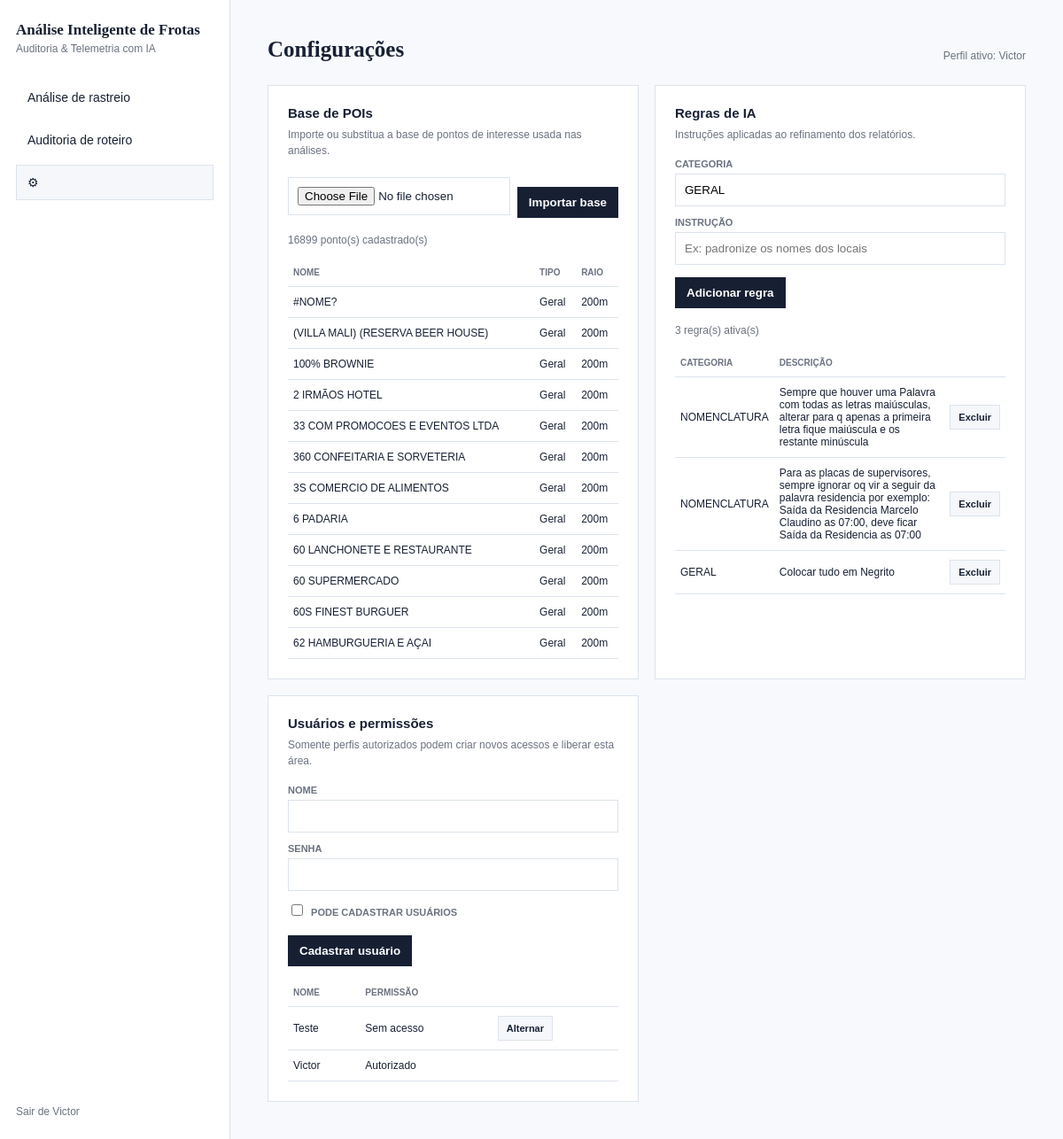
Screenshot of /configuracoes (signed in) with the database file from the repository.
### tables this page shows
CREATE TABLE usuarios (
                id TEXT PRIMARY KEY,
                nome TEXT NOT NULL UNIQUE COLLATE NOCASE,
                senha_hash TEXT NOT NULL,
                pode_cadastrar_usuarios INTEGER NOT NULL DEFAULT 0,
                ativo INTEGER NOT NULL DEFAULT 1,
                criado_em TIMESTAMP DEFAULT CURRENT_TIMESTAMP
            );

### app.py (the view, shortened to what this page needs)
@app.route("/configuracoes", methods=["GET", "POST"])
@_login_required
def configuracoes():
    usuario = _usuario_atual()
    conn = _get_db_connection()
    try:
        usuarios = [dict(row) for row in conn.execute(
            "SELECT id, nome, pode_cadastrar_usuarios, ativo FROM usuarios ORDER BY nome COLLATE NOCASE"
        ).fetchall()]
    finally:
        conn.close()
    return render_template("configuracoes.html", usuarios=usuarios)

### app.py (called while the page is built, shortened)
def _persistent_data_dir() -> str:
    if getattr(sys, "frozen", False):
        return os.path.dirname(os.path.abspath(sys.executable))
    return os.path.dirname(os.path.abspath(__file__))

def _get_db_connection():
    db_path = os.path.join(_persistent_data_dir(), "poi_store.db")
    conn = sqlite3.connect(db_path)
    conn.row_factory = sqlite3.Row
    conn.execute("PRAGMA journal_mode=WAL;")
    conn.execute("PRAGMA synchronous=NORMAL;")
    conn.execute("PRAGMA foreign_keys = ON;")
    return conn

def _usuario_atual() -> dict[str, Any] | None:
    usuario_id = session.get("usuario_id")
    if not usuario_id:
        return None
    conn = _get_db_connection()
    try:
        row = conn.execute(
            "SELECT id, nome, pode_cadastrar_usuarios FROM usuarios WHERE id = ? AND ativo = 1",
            (usuario_id,),
        ).fetchone()
    finally:
        conn.close()
    return dict(row) if row else None

def _login_required(view):
    @wraps(view)
    def wrapped(*args, **kwargs):
        if _usuario_atual() is None:
            return redirect(url_for("login", proxima=request.path))
        return view(*args, **kwargs)
    return wrapped

def _get_regras_ativas() -> list[dict[str, Any]]:
    global _REGRAS_CACHE
    with _CACHE_LOCK:
        if _REGRAS_CACHE is not None:
            return list(_REGRAS_CACHE)

@app.context_processor
def inject_globais():
    try:
        pois = _get_saved_pois()
    except Exception:
        pois = []
    try:
        veiculos = _VEICULOS_SERVICE.listar_veiculos()
    except Exception:
        veiculos = []
    return dict(
        regras_salvas=_get_regras_ativas(),
        pois_salvos=pois,
        veiculos_ativos=veiculos,
        usuario_atual=_usuario_atual(),
    )

def _get_saved_pois() -> list[dict[str, object]]:
    global _POIS_CACHE
    with _CACHE_LOCK:
        if _POIS_CACHE is not None:
            return list(_POIS_CACHE)

### veiculos_service.py (called while the page is built)
    def listar_veiculos(self) -> list[dict[str, Any]]:
        return [
            {
                "veiculo_id": v["veiculo_id"],
                "dispositivo_id": v["dispositivo_id"],
                "ultima_posicao": v["ultima_posicao"],
                "ultimo_status": v["ultimo_status"],
            }
            for v in self._veiculos.values()
        ]

### templates/configuracoes.html (shortened to what this page needs)
<!DOCTYPE html>
<html lang="pt-BR">
<head>
</head>
<body>
<aside>
  <h1>Análise Inteligente de Frotas</h1><p>Auditoria & Telemetria com IA</p>
  <nav>
    <a href="/?feature=analysis">Análise de rastreio</a>
    <a href="/auditoria_roteiro">Auditoria de roteiro</a>
    <a href="/configuracoes" class="active" aria-label="Configurações" title="Configurações">&#9881;</a>
  </nav>
  <a class="logout" href="/logout">Sair de {{ usuario_atual.nome }}</a>
</aside>
<main>
  <header><h2>Configurações</h2><span class="user">Perfil ativo: {{ usuario_atual.nome }}</span></header>
  <div class="grid">
    <section>
      <h3>Base de POIs</h3><p class="hint">Importe ou substitua a base de pontos de interesse usada nas análises.</p>
      <form class="upload" method="post" action="/">
        <input type="file" name="arquivo_pois" accept=".csv,.xls,.xlsx" required>
        <button type="submit">Importar base</button>
      </form>
      <div class="count">{{ pois_salvos|length if pois_salvos else 0 }} ponto(s) cadastrado(s)</div>
      {% if pois_salvos %}
      <table><thead><tr><th>Nome</th><th>Tipo</th><th>Raio</th></tr></thead><tbody>{% for poi in pois_salvos[:12] %}<tr><td>{{ poi.nome }}</td><td>{{ poi.tipo }}</td><td>{{ poi.raio_metros|int }}m</td></tr>{% endfor %}</tbody></table>
      {% endif %}
    </section>
    <section>
      <h3>Regras de IA</h3><p class="hint">Instruções aplicadas ao refinamento dos relatórios.</p>
      <form method="post" action="/adicionar_regra_feedback">
        <label for="categoria">Categoria</label><input id="categoria" name="categoria" value="GERAL">
        <label for="descricao_regra">Instrução</label><input id="descricao_regra" name="descricao_regra" placeholder="Ex: padronize os nomes dos locais" required>
        <button type="submit">Adicionar regra</button>
      </form>
      <div class="count">{{ regras_salvas|length if regras_salvas else 0 }} regra(s) ativa(s)</div>
      {% if regras_salvas %}<table><thead><tr><th>Categoria</th><th>Descrição</th><th></th></tr></thead><tbody>{% for regra in regras_salvas %}<tr><td>{{ regra.categoria }}</td><td>{{ regra.descricao }}</td><td><form method="post" action="/excluir_regras"><input type="hidden" name="regra_ids" value="{{ regra.id }}"><button class="secondary" type="submit">Excluir</button></form></td></tr>{% endfor %}</tbody></table>{% endif %}
    </section>
    {% if usuario_atual.pode_cadastrar_usuarios %}
    <section>
      <h3>Usuários e permissões</h3><p class="hint">Somente perfis autorizados podem criar novos acessos e liberar esta área.</p>
      <form method="post">
        <label for="novo_nome">Nome</label><input id="novo_nome" name="nome" required>
        <label for="nova_senha">Senha</label><input id="nova_senha" name="senha" type="password" required>
        <label><input type="checkbox" name="pode_cadastrar_usuarios" value="1" style="width:auto; margin-right:6px;"> Pode cadastrar usuários</label>
        <button type="submit">Cadastrar usuário</button>
      </form>
      <table><thead><tr><th>Nome</th><th>Permissão</th><th></th></tr></thead><tbody>{% for usuario in usuarios %}<tr><td>{{ usuario.nome }}</td><td>{{ 'Autorizado' if usuario.pode_cadastrar_usuarios else 'Sem acesso' }}</td><td>{% if usuario.id != usuario_atual.id %}<form method="post"><input type="hidden" name="acao" value="alternar_permissao"><input type="hidden" name="usuario_id" value="{{ usuario.id }}"><button class="secondary" type="submit">Alternar</button></form>{% endif %}</td></tr>{% endfor %}</tbody></table>
    </section>
    {% endif %}
  </div>
</main>
</body>
</html>

### templates/configuracoes.html (style rules this page uses)
:root { --ink: #172033; --muted: #6b7280; --line: #dce3ec; --soft: #f5f7fa; --accent: #6d3df5; --danger: #b42318; }
* { box-sizing: border-box; }
body { margin: 0; min-height: 100vh; display: flex; background: #f7f9fc; color: var(--ink); font: 14px Arial, sans-serif; }
aside { width: 260px; flex: 0 0 260px; min-height: 100vh; padding: 24px 18px; background: #fff; border-right: 1px solid var(--line); display: flex; flex-direction: column; }
aside h1 { margin: 0 0 4px; font: 700 17px Georgia, serif; }
aside p { margin: 0 0 28px; color: var(--muted); font-size: 12px; }
nav { display: grid; gap: 8px; }
nav a { padding: 11px 12px; color: var(--ink); text-decoration: none; border: 1px solid transparent; }
nav a:hover, nav a.active { background: var(--soft); border-color: var(--line); }
.logout { margin-top: auto; color: var(--muted); text-decoration: none; font-size: 12px; }
main { width: min(1100px, 100%); padding: 42px; }
header { display: flex; justify-content: space-between; align-items: end; margin-bottom: 26px; }
h2 { margin: 0; font: 700 25px Georgia, serif; }
.user { color: var(--muted); font-size: 12px; }
.grid { display: grid; grid-template-columns: repeat(auto-fit, minmax(330px, 1fr)); gap: 18px; }
section { background: #fff; border: 1px solid var(--line); padding: 22px; }
h3 { margin: 0 0 7px; font-size: 15px; }
.hint { margin: 0 0 18px; color: var(--muted); font-size: 12px; line-height: 1.5; }
label { display: block; margin: 12px 0 5px; color: var(--muted); font-size: 11px; font-weight: 700; text-transform: uppercase; }
input { width: 100%; padding: 10px; border: 1px solid var(--line); }
button { margin-top: 14px; padding: 10px 13px; border: 0; background: var(--ink); color: #fff; cursor: pointer; font-weight: 700; }
button.secondary { background: var(--soft); color: var(--ink); border: 1px solid var(--line); margin: 0; padding: 7px 9px; font-size: 11px; }
.upload { display: flex; gap: 8px; align-items: center; flex-wrap: wrap; }
.upload input { flex: 1; min-width: 180px; }
.count { color: var(--muted); font-size: 12px; margin-top: 18px; }
table { width: 100%; border-collapse: collapse; margin-top: 14px; font-size: 12px; }
th, td { padding: 10px 6px; text-align: left; border-bottom: 1px solid var(--line); }
th { color: var(--muted); font-size: 10px; text-transform: uppercase; }

### rows the page displays
usuarios: nome "Victor", pode_cadastrar_usuarios "Autorizado"
usuarios: nome "Teste", pode_cadastrar_usuarios "Sem acesso"

### other values shown
{{ pois_salvos|length if pois_salvos else 0 }} "16899"
{{ poi.nome }} "#NOME?" "(VILLA MALI) (RESERVA BEER HOUSE)" "100% BROWNIE" "2 IRMÃOS HOTEL" "33 COM PROMOCOES E EVENTOS LTDA" "360 CONFEITARIA E SORVETERIA" "3S COMERCIO DE ALIMENTOS" "6 PADARIA" "60 LANCHONETE E RESTAURANTE" "60 SUPERMERCADO" "60S FINEST BURGUER" "62 HAMBURGUERIA E AÇAI"
{{ poi.tipo }} "Geral" "Geral" "Geral" "Geral" "Geral" "Geral" "Geral" "Geral" "Geral" "Geral" "Geral" "Geral"
{{ poi.raio_metros|int }} "200" "200" "200" "200" "200" "200" "200" "200" "200" "200" "200" "200"
{{ regras_salvas|length if regras_salvas else 0 }} "3"
{{ regra.categoria }} "NOMENCLATURA" "NOMENCLATURA" "GERAL"
{{ regra.descricao }} "Sempre que houver uma Palavra com todas as letras maiúsculas, alterar para q apenas a primeira letra fique maiúscula e os restante minúscula" "Para as placas de supervisores, sempre ignorar oq vir a seguir da palavra residencia por exemplo: Saída da Residencia Marcelo Claudino as 07:00, deve ficar Saída da Residencia as 07:00" "Colocar tudo em Negrito"
